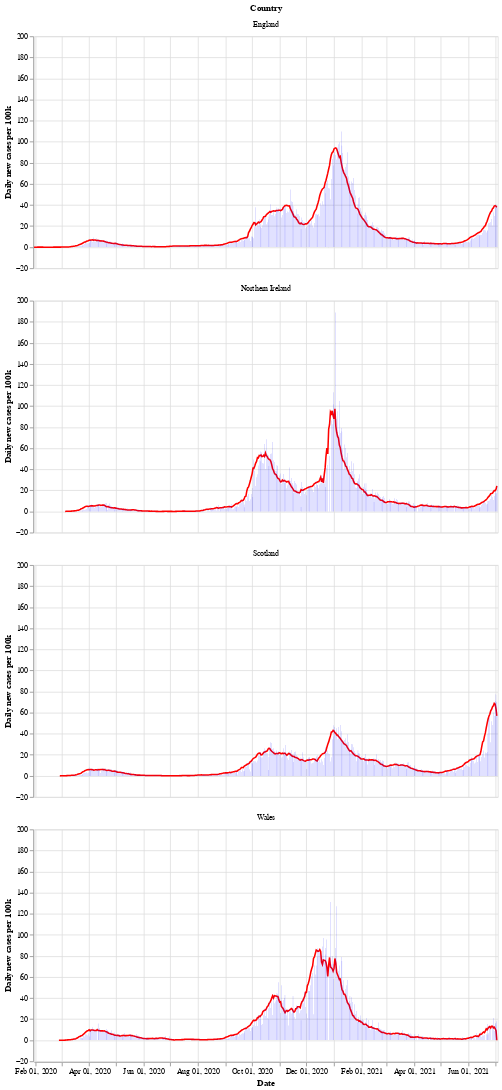

Notebook code for this chart:
### Markdown cell above
Next is a bar chart of the number of new cases in each country (per 100k population), with the 7 day moving average of cases. Again we see that Wales saw a longer period of raising and falling cases compared to the other countries.

After a period of cases falling, each nation is now seeing a rise in the number of cases - especially in Wales.

### Code cell
# collapse
bars = alt.Chart(uk_cases).mark_bar().encode(
    x=alt.X("yearmonthdate(date):T", axis=alt.Axis(title='Date')),
    y=alt.Y("newCasesRate:Q", axis=alt.Axis(title='Daily new cases per 100k')),
    tooltip='newCasesRate',
    color=alt.condition(
        alt.datum.dailyChange > 0,
        alt.value("orange"),  # The positive color
        alt.value("blue")  # The negative color
    )
).properties(title='New cases per 100k population with rolling 7 day average', width=600).interactive()
line = alt.Chart(uk_cases).mark_line(
    color='red',
    size=2,
).transform_window(
    rolling_mean='mean(newCasesRate)',
    frame=[0, 7],
    groupby=['areaName']
).encode(
    x='yearmonthdate(date):T',
    y='rolling_mean:Q'
)
alt.layer(line, bars, data=uk_cases).facet(alt.Row('areaName', title='Country'), columns=1)

### Figure 1 — Vega-Lite specification as saved in the notebook (floating-point values rounded to 4 significant figures; data arrays with more than 128 entries replaced by an {"elided": "..."} marker saying what was removed)
{"config": {"view": {"continuousWidth": 400, "continuousHeight": 300}}, "data": {"name": "data-a202bf86b6db6ddda2c67c689fceb66d"}, "facet": {"type": "nominal", "field": "areaName", "title": "Country"}, "spec": {"layer": [{"mark": {"type": "line", "color": "red", "size": 2}, "encoding": {"x": {"type": "temporal", "field": "date", "timeUnit": "yearmonthdate"}, "y": {"type": "quantitative", "field": "rolling_mean"}}, "transform": [{"window": [{"op": "mean", "field": "newCasesRate", "as": "rolling_mean"}], "frame": [0, 7], "groupby": ["areaName"]}]}, {"mark": "bar", "encoding": {"color": {"condition": {"value": "orange", "test": "(datum.dailyChange > 0)"}, "value": "blue"}, "tooltip": {"type": "quantitative", "field": "newCasesRate"}, "x": {"type": "temporal", "axis": {"title": "Date"}, "field": "date", "timeUnit": "yearmonthdate"}, "y": {"type": "quantitative", "axis": {"title": "Daily new cases per 100k"}, "field": "newCasesRate"}}, "selection": {"selector002": {"type": "interval", "bind": "scales", "encodings": ["x", "y"]}}, "title": "New cases per 100k population with rolling 7 day average", "width": 600}]}, "columns": 1, "$schema": "https://vega.github.io/schema/vega-lite/v4.8.1.json", "datasets": {"data-a202bf86b6db6ddda2c67c689fceb66d": {"elided": "1992 records"}}}
